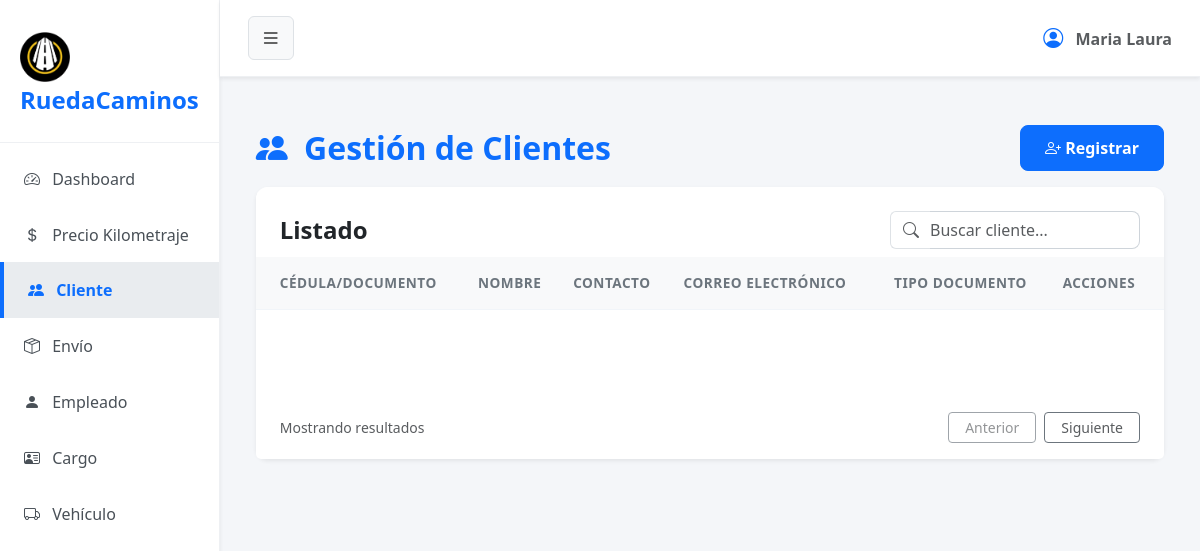
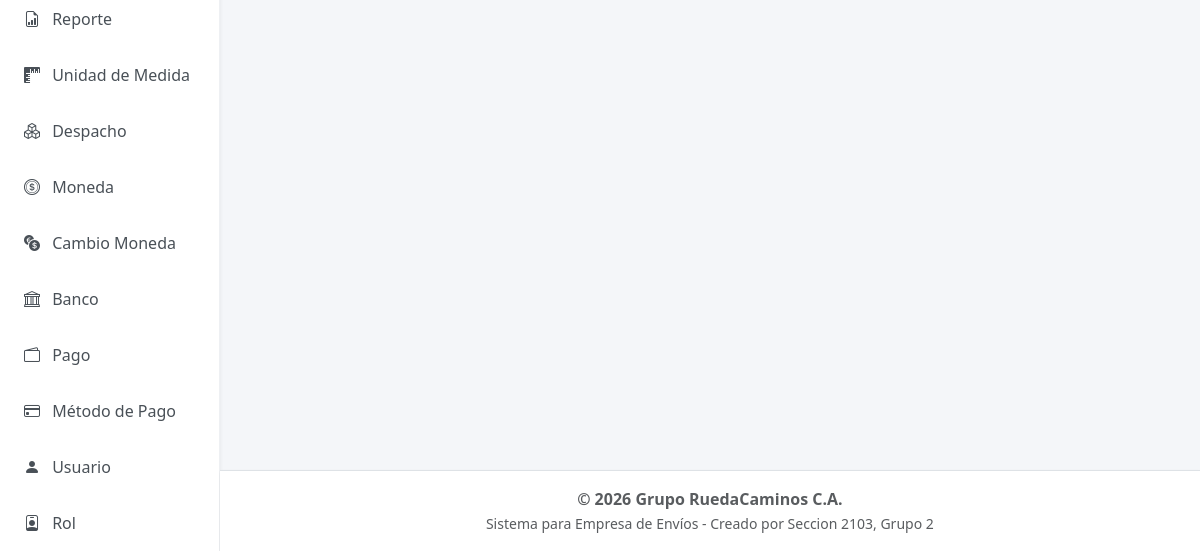
Before: /?url=cliente with the older database file (2 pictures, top to bottom).
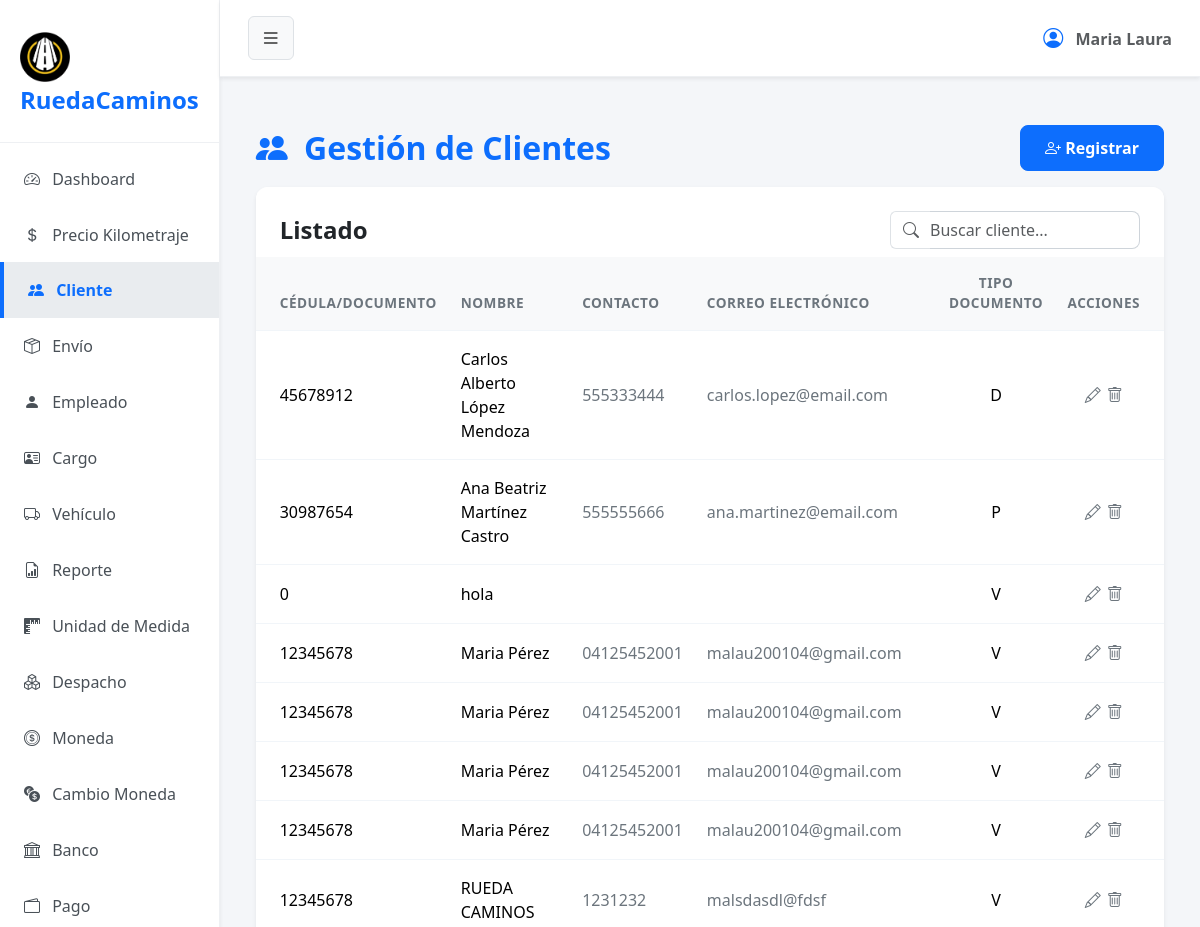
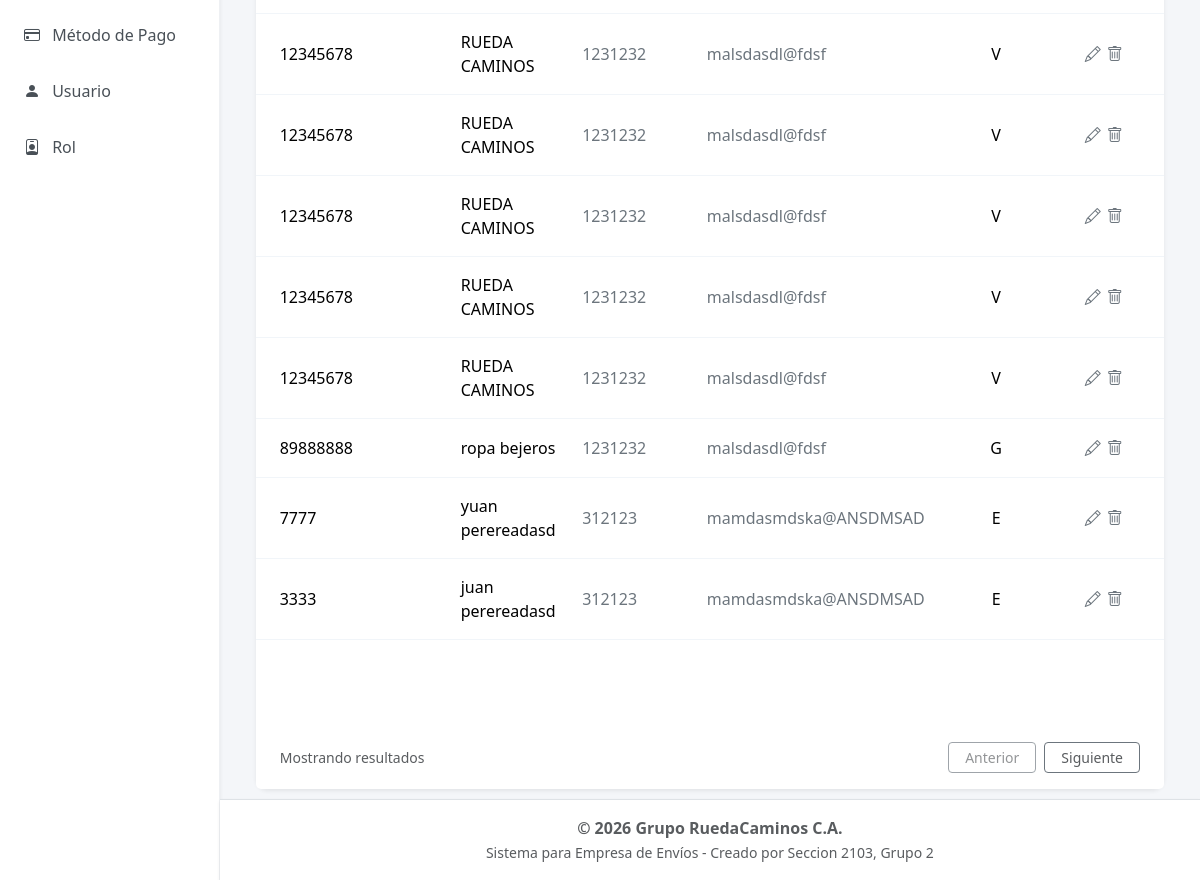
After: the same page with the newer database file (2 pictures, top to bottom).
### tables this page shows
CREATE TABLE `cliente` (
  `cod_cliente` int(10) NOT NULL,
  `doc_identidad` int(10) NOT NULL COMMENT 'puede ser el rif,cedula,etc',
  `razon_social` varchar(30) NOT NULL,
  `apellido` varchar(20) DEFAULT NULL,
  `telefono` varchar(11) NOT NULL,
  `email` varchar(80) DEFAULT NULL,
  `tipo_documento` varchar(1) NOT NULL COMMENT 'v=venezolano,j=juridico, e=extranjero, g=gubernamental',
  `estado` tinyint(1) NOT NULL
);

### app/controller/clienteController.php (called while the page is built, shortened)
<?php
$cliente = new Cliente();
$registros = $cliente->obt_RegistrosClientes();
include 'app/view/layout/header.php';
include 'app/view/cliente/clienteView.php';
include 'app/view/layout/footer.php';

### index.php (called while the page is built, shortened)
<?php
    $frontController = new FrontController();
?>

### app/config/Conexion.php (called while the page is built, shortened)
<?php
abstract class Conexion
{
    public $host = "localhost";
    public $namedb = "grupo_ruedacaminos";
    public $userdb = "root";
    public $passwd = "";
    public function __construct()
    {
        $this->conexion = $this->getConnection();
    }
    public function getConnection(): PDO
    {
        try {
            $dsn = "mysql:host=" . $this->host . ";dbname=" . $this->namedb . ";charset=utf8";
            $conexion = new PDO($dsn, $this->userdb, $this->passwd);
            $conexion->setAttribute(PDO::ATTR_ERRMODE, PDO::ERRMODE_EXCEPTION);
        } catch (PDOException $error) {
            die('No se pudo conectar a la base de datos, error:' . $error->getMessage());
        }
        return $conexion;
    }
}

### app/model/Cliente.php (called while the page is built, shortened)
<?php
class Cliente extends Conexion
{
    public function obt_RegistrosClientes()
    {
        try {
            $sentencia = "SELECT * FROM cliente WHERE estado = 1";
            $select = $this->conexion->prepare($sentencia);
            $select->execute();
            return $select->fetchAll(\PDO::FETCH_ASSOC);
        } catch (\PDOException $e) {
            return [];
        }
    }
}

### app/view/cliente/componentes/tabla.php (the view, shortened to what this page needs)
<div class="card-body p-0">
    <div class="table-responsive">
        <table class="table table-hover align-middle mb-0">
            <thead class="table-light table-header-custom">
                <tr>
                    <th class="ps-4">CÉDULA/DOCUMENTO</th>
                    <th>NOMBRE</th>
                    <th>CONTACTO</th>
                    <th>CORREO ELECTRÓNICO</th>
                    <th class="text-center">TIPO DOCUMENTO</th>
                    <th class="pe-4 text-center">ACCIONES</th>
                </tr>
            </thead>
            <tbody>
                <?php foreach ($registros as $dato): ?>
                    <tr>
                        <td class="ps-4 fw-medium"><?= $dato['doc_identidad'] ?></td>
                        <td>
                            <span class="fw-medium"><?php echo $dato['razon_social'] . ' ' . $dato['apellido'] ?></span>
                        </td>
                        <td class="text-secondary"><?= $dato['telefono'] ?></td>
                        <td class="text-secondary"><?= $dato['email'] ?></td>
                        <td class="text-center"><?= $dato['tipo_documento'] ?></td>
                        <td class="pe-4 text-center">
                            <button type="button" class="btn btn-link text-secondary p-0 m-0 align-baseline" title="Editar" data-bs-toggle="modal" data-bs-target="#editCliente"
                                datos-cod-cliente="<?php echo $dato['cod_cliente']; ?>"
                                datos-doc-identidad="<?php echo $dato['doc_identidad']; ?>"
                                datos-razon-social="<?php echo $dato['razon_social']; ?>"
                                datos-apellido="<?php echo $dato['apellido']; ?>"
                                datos-telefono="<?php echo $dato['telefono']; ?>"
                                datos-email="<?php echo $dato['email']; ?>"
                                datos-tipo-documento="<?php echo $dato['tipo_documento']; ?>"
                                >
                            <i class="bi bi-pencil"></i>
                            </button>
                            <form action="?url=cliente" method="POST" style="display: inline;">
                                <fieldset style="display: inline;">
                                    <button type="submit" name="tipoSolicitud" value="eliminar" class="btn btn-link text-secondary p-0 m-0 align-baseline" title="Eliminar" onclick="return confirm('¿Está seguro de eliminar este cliente?');">
                                        <i class="bi bi-trash"></i>
                                    </button>
                                </fieldset>
                            </form>
                        </td>
                    </tr>
                <?php endforeach; ?>
            </tbody>
        </table>
    </div>
</div>

Changed rows visible on the page:
added cliente: doc_identidad "45678912", razon_social "Carlos Alberto", apellido "López Mendoza", telefono "555333444", email "carlos.lopez@email.com", tipo_documento "D"
added cliente: doc_identidad "30987654", razon_social "Ana Beatriz", apellido "Martínez Castro", telefono "555555666", email "ana.martinez@email.com", tipo_documento "P"
added cliente: doc_identidad "0", razon_social "hola", tipo_documento "V"
added cliente: doc_identidad "12345678", razon_social "Maria", apellido "Pérez", telefono "04125452001", email "malau200104@gmail.com", tipo_documento "V"
added cliente: doc_identidad "12345678", razon_social "Maria", apellido "Pérez", telefono "04125452001", email "malau200104@gmail.com", tipo_documento "V"
added cliente: doc_identidad "12345678", razon_social "Maria", apellido "Pérez", telefono "04125452001", email "malau200104@gmail.com", tipo_documento "V"
added cliente: doc_identidad "12345678", razon_social "Maria", apellido "Pérez", telefono "04125452001", email "malau200104@gmail.com", tipo_documento "V"
added cliente: doc_identidad "12345678", razon_social "RUEDA", apellido "CAMINOS", telefono "1231232", email "malsdasdl@fdsf", tipo_documento "V"
added cliente: doc_identidad "12345678", razon_social "RUEDA", apellido "CAMINOS", telefono "1231232", email "malsdasdl@fdsf", tipo_documento "V"
added cliente: doc_identidad "12345678", razon_social "RUEDA", apellido "CAMINOS", telefono "1231232", email "malsdasdl@fdsf", tipo_documento "V"
added cliente: doc_identidad "12345678", razon_social "RUEDA", apellido "CAMINOS", telefono "1231232", email "malsdasdl@fdsf", tipo_documento "V"
added cliente: doc_identidad "12345678", razon_social "RUEDA", apellido "CAMINOS", telefono "1231232", email "malsdasdl@fdsf", tipo_documento "V"
added cliente: doc_identidad "12345678", razon_social "RUEDA", apellido "CAMINOS", telefono "1231232", email "malsdasdl@fdsf", tipo_documento "V"
added cliente: doc_identidad "89888888", razon_social "ropa bejeros", telefono "1231232", email "malsdasdl@fdsf", tipo_documento "G"
added cliente: doc_identidad "7777", razon_social "yuan", apellido "perereadasd", telefono "312123", email "mamdasmdska@ANSDMSAD", tipo_documento "E"
added cliente: doc_identidad "3333", razon_social "juan", apellido "perereadasd", telefono "312123", email "mamdasmdska@ANSDMSAD", tipo_documento "E"
